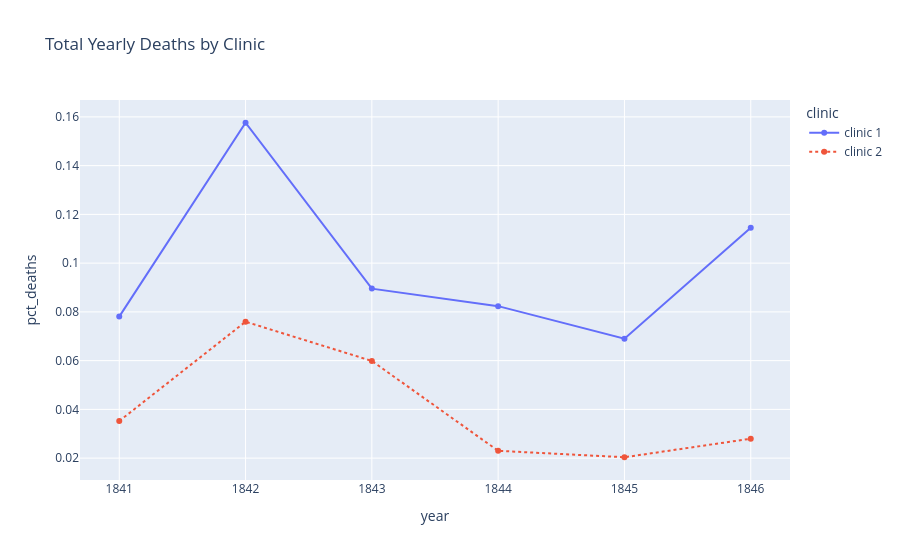

Here is the notebook cell this chart was saved with:
### Markdown cell above
### Plotting the Proportion of Yearly Deaths by Clinic

### Code cell
line_chart = px.line(df_yearly,
                     x="year",
                     y="pct_deaths",
                     line_dash="clinic",
                     color="clinic",
                     markers=True,
                     title="Total Yearly Deaths by Clinic")

line_chart.show()

### Figure 1 — Plotly figure (JSON) as saved in the notebook; plotly's stock layout.template omitted (floating-point values rounded to 4 significant figures)
{"data": [{"hovertemplate": "clinic=clinic 1<br>year=%{x}<br>pct_deaths=%{y}<extra></extra>", "legendgroup": "clinic 1", "line": {"color": "#636efa", "dash": "solid"}, "marker": {"symbol": "circle"}, "mode": "lines+markers", "name": "clinic 1", "orientation": "v", "showlegend": true, "type": "scatter", "x": [1841, 1842, 1843, 1844, 1845, 1846], "xaxis": "x", "y": [0.07806, 0.1576, 0.08954, 0.08236, 0.06901, 0.1145], "yaxis": "y"}, {"hovertemplate": "clinic=clinic 2<br>year=%{x}<br>pct_deaths=%{y}<extra></extra>", "legendgroup": "clinic 2", "line": {"color": "#EF553B", "dash": "dot"}, "marker": {"symbol": "circle"}, "mode": "lines+markers", "name": "clinic 2", "orientation": "v", "showlegend": true, "type": "scatter", "x": [1841, 1842, 1843, 1844, 1845, 1846], "xaxis": "x", "y": [0.03522, 0.07597, 0.05988, 0.023, 0.02036, 0.02797], "yaxis": "y"}], "layout": {"legend": {"title": {"text": "clinic"}, "tracegroupgap": 0}, "title": {"text": "Total Yearly Deaths by Clinic"}, "xaxis": {"anchor": "y", "domain": [0, 1], "title": {"text": "year"}}, "yaxis": {"anchor": "x", "domain": [0, 1], "title": {"text": "pct_deaths"}}}}
